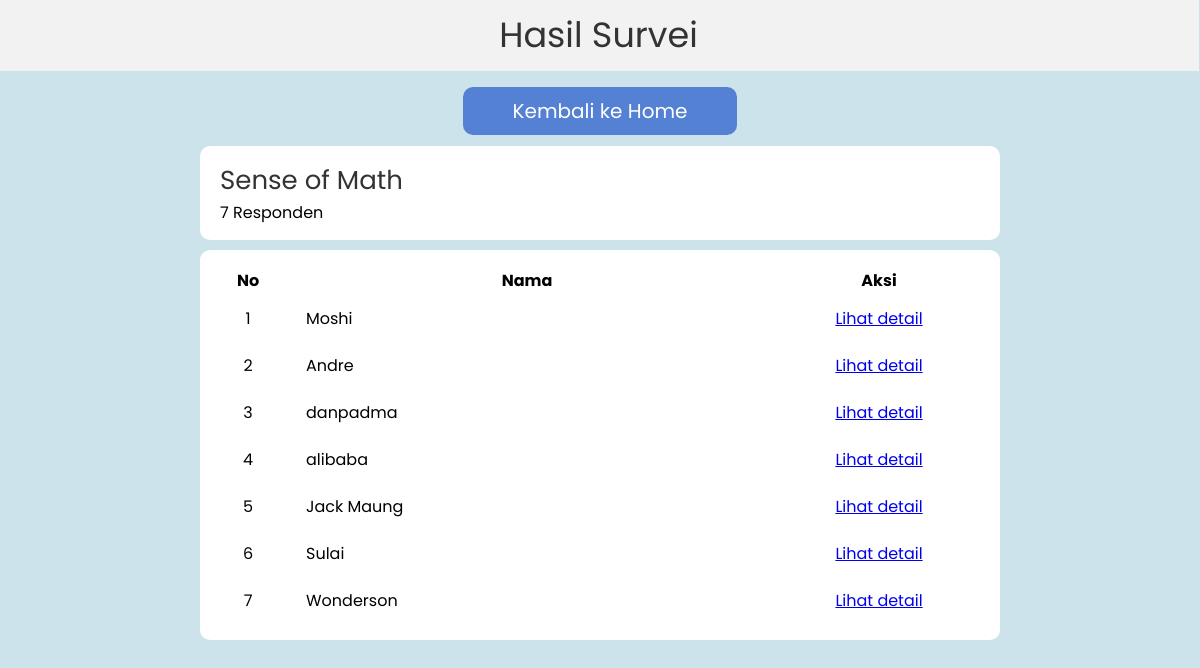
Screenshot of /response.php?id=63 with the database file from the repository.
### tables this page shows
CREATE TABLE `surveys` (
  `id` int(11) NOT NULL AUTO_INCREMENT,
  `user_id` int(11) DEFAULT NULL,
  `title` varchar(100) DEFAULT NULL,
  `description` varchar(500) DEFAULT NULL,
  PRIMARY KEY (`id`),
  KEY `user_id` (`user_id`),
  CONSTRAINT `surveys_ibfk_1` FOREIGN KEY (`user_id`) REFERENCES `users` (`id`)
);

CREATE TABLE `responses` (
  `id` int(11) NOT NULL AUTO_INCREMENT,
  `survey_id` int(11) DEFAULT NULL,
  `username` varchar(100) DEFAULT NULL,
  PRIMARY KEY (`id`),
  KEY `responses_ibfk_1` (`survey_id`),
  CONSTRAINT `responses_ibfk_1` FOREIGN KEY (`survey_id`) REFERENCES `surveys` (`id`) ON DELETE CASCADE
);

### functions.php (called while the page is built, shortened)
<?php
$conn = mysqli_connect("localhost", "root", "", "survei_db");
function query($query) {
    global $conn;
    $result = mysqli_query($conn, $query);
    $rows = [];
    while ($row = mysqli_fetch_assoc($result)) {
        $rows[] = $row;
    }
    return $rows;
}
?>

### response.php (the view, shortened to what this page needs)
<?php
require "functions.php";
$surveyId = $_GET["id"];
$survey = query("SELECT * FROM surveys WHERE id = $surveyId")[0];
$responses = query("SELECT * FROM responses WHERE survey_id = $surveyId");
$i = 1;
?>
<!DOCTYPE html>
<html lang="en">
<head>
    <link rel="stylesheet" type="text/css" href="style.css">
</head>
<body>
    <div class="header">
        <a class="header-judul">Hasil Survei</a>
    </div>
    <div class="kontainer-home">
        <a href="home.php" class="btn-basic">Kembali ke Home</a>
    </div>
    <div class="kontainer-namasurveiresponden">
        <a class="teks-nama"><?= $survey["title"]; ?></a> <br>
        <a><?= count($responses); ?> Responden</a>
    </div>
    <div class="kontainer-listresponden">
        <table>
            <tr>
                <th class="td-nomor">No</td>
                <th class="td-nama">Nama</td>
                <th>Aksi</td>
            </tr>
            <?php foreach ($responses as $row): ?>
                <tr>
                    <td class="tdnomor"><?php echo $i; $i = $i + 1 ?></td>
                    <td class="tdnama"><a><?= $row["username"]; ?></a></td>
                    <td class="tdaksi"><a href="detail.php?id=<?= $row["id"]; ?>&sid=<?= $surveyId; ?>">Lihat detail</a></td>
                </tr>
            <?php endforeach; ?>
        </table>
    </div>
</body>
</html>

### style.css (style rules this page uses)
body { background-color: #cce3ec; font-family: 'Poppins', sans-serif; }
.header { background-color: #f2f2f2; padding: 10px; margin-top: -10px; margin-left: -10px; margin-right: -7px; text-align: center; margin-bottom: 5px; }
.header-judul { font-size: 35px; color: #333; }
.btn-basic { padding: 10px 50px; font-size: 20px; border: 0px; border-radius: 10px; background-color:rgb(84, 129, 212); color: #fff; text-align: center; cursor: pointer; text-decoration: none; }
.kontainer-home { width: 800px; margin: auto; padding-block: 20px; text-align: center; }
.teks-nama { font-size: 26px; color: #333; }
.kontainer-namasurveiresponden { width: 760px; margin: auto; background-color: #ffffff; padding-block: 15px; padding-inline: 20px; border-radius: 10px; margin-bottom: 10px; }
.kontainer-listresponden { width: 760px; margin: auto; background-color: #ffffff; padding-block: 15px; padding-inline: 20px; border-radius: 10px; margin-bottom: 10px; }
.td-nomor { width: 50px; }
.td-nama { width: 500px; }
.tdnomor, .tdaksi { text-align: center; padding-block: 10px; }
.tdnama { padding-left: 30px; }
table { width: 100%; }

### rows the page displays
surveys: title "Sense of Math"
responses: username "Moshi"
responses: username "Andre"
responses: username "danpadma"
responses: username "alibaba"
responses: username "Jack Maung"
responses: username "Sulai"
responses: username "Wonderson"

### other values shown
count($responses) "7"
